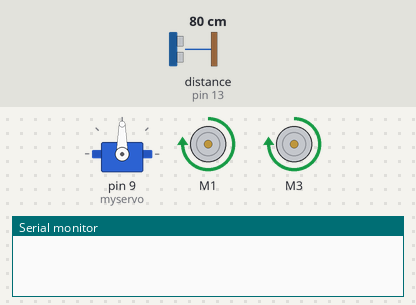
Bench run of a sketch on a simulated Arduino Uno, built with avr-gcc and run on an emulated ATmega328P. On the bench: servo, 2 × DC motor (green arrow = forward, orange = backward, longer = faster), the last lines printed to the serial monitor. Wiring (inferred from the names in the program): ultrasonic range finder: trigger pin 12; echo pin 13. Inputs (shaded band) come from the test bench; at power-on: distance to the obstacle (sensor on pin 13) 80 cm. The echo pulse lasts 58.3 µs per cm.

Above: at 4.2 s.
4.3 s: distance to the obstacle (sensor on pin 13) set to 28 cm
10.2 s: distance to the obstacle (sensor on pin 13) set to 22 cm
At 11.8 s:
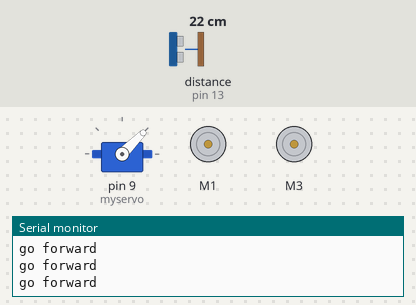
16.1 s: distance to the obstacle (sensor on pin 13) set to 35 cm
At 16.9 s:
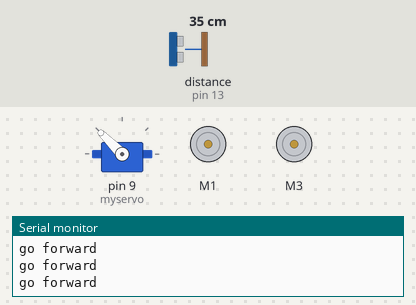
19.6 s: distance to the obstacle (sensor on pin 13) set to 2 cm
At 23.7 s:
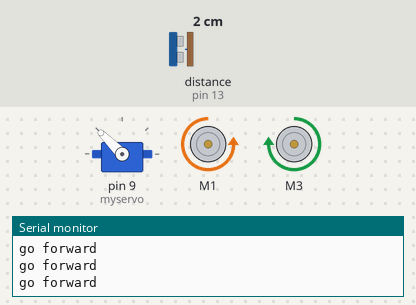
Timing chart, 0 to 26.3 s (numbered marks = the images above; inputs shaded):
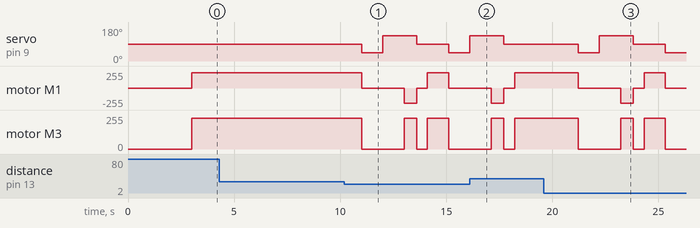

Measured:
- the behaviour switches between 26 and 25 cm on distance to the obstacle (sensor on pin 13) (found by bisection; images 0 and 1)
- after the input at 10.2 s, servo on pin 9 (myservo): 90° → 45° after 0.82 s, → 135° 1.0 s later, → 90° 1.6 s later, → 45° 1.5 s later; motor M1: forward 232/255 → stopped after 0.81 s, → backward 232/255 2.0 s later, → stopped 0.60 s later, → forward 232/255 0.50 s later, … (5 changes in this stretch)
- after the input at 16.1 s, servo on pin 9 (myservo): goes on until 17.7 s, then stays 90°; motor M1, motor M3: goes on until 18.2 s, then stays forward 232/255
- after the input at 19.6 s, servo on pin 9 (myservo): 90° → 45° after 1.6 s, → 135° 1.0 s later, → 90° 1.6 s later, → 45° 1.5 s later; motor M1: forward 232/255 → stopped after 1.6 s, → backward 232/255 2.0 s later, → stopped 0.60 s later, → forward 232/255 0.50 s later, … (5 changes in this stretch)

The sketch:

Motorcontroller.ino
```cpp
#include <AFMotor.h>
#include <Servo.h>

  AF_DCMotor motorR(1);
  AF_DCMotor motorL(3);
  Servo myservo;
  int pos = 0;    // variable to store the servo position
  int buttonInput = 0;
  int motorSpeed = 1000;

  #define trigPin 12
  #define echoPin 13


void setup() {
  // put your setup code here, to run once:
  myservo.attach(9);
  Serial.begin(9600);
  pinMode(trigPin, OUTPUT);
  pinMode(echoPin, INPUT);
  myservo.write(90);
  delay(3000);
}

void loop() {
//  moveNoSensor();


  long duration, distanceFront, distanceLeft, distanceRight, randNumber;
  digitalWrite(trigPin, LOW);
  delayMicroseconds(2);
  digitalWrite(trigPin, HIGH);
  delayMicroseconds(10);
  digitalWrite(trigPin, LOW);
  duration = pulseIn(echoPin, HIGH);
  distanceFront = (duration/2) / 29.1;
  if (distanceFront < 25) {

    myservo.write(45);
    duration = pulseIn(echoPin, HIGH);
    distanceLeft = (duration/2) / 29.1;

      if (distanceLeft > distanceFront)
      {
        turnLeft(300, motorSpeed);
        myservo.write(90);
        delay(500);
        goForward(1000, motorSpeed);
      }
      else
      {
        myservo.write(135);
        duration = pulseIn(echoPin, HIGH);
        distanceRight = (duration/2) / 29.1;
        if (distanceRight > distanceFront)
        {
          turnRight(300, motorSpeed);
          myservo.write(90);
          delay(500);
          goForward(1000, motorSpeed);
        }
        else
        {
          turnRight(600, motorSpeed);
          myservo.write(90);
          delay(500);
          goForward(1000, motorSpeed);
        }
      }
  }
  else {
    goForward(2000, motorSpeed);
    Serial.println("go forward");
  }
    myservo.write(90);
}

  void moveNoSensor(){
      delay(5000);
      goForward(2000, motorSpeed);
      delay(500);

      turnRight(500, motorSpeed);
      delay(500);

      goForward(2000, motorSpeed);
      delay(500);

      turnLeft(500, motorSpeed);
      delay(1000);

      sweepServoRight();
      delay(1000);

      sweepServoLeft();
      delay(100);
  }

  void sweepServoRight() {
      for(pos = 0; pos <= 180; pos += 1) // goes from 0 degrees to 180 degrees
      {                                  // in steps of 1 degree
          myservo.write(pos);              // tell servo to go to position in variable 'pos'
          delay(15);                       // waits 15ms for the servo to reach the position
      }
  }

  void sweepServoLeft(){
    for(pos = 180; pos>=0; pos-=1)     // goes from 180 degrees to 0 degrees
    {
        myservo.write(pos);              // tell servo to go to position in variable 'pos'
        delay(15);                       // waits 15ms for the servo to reach the position
    }
  }

  //This will have the robot move forward for 1 second.
  void goForward(int duration, int speedVal){
       motorR.run(FORWARD);
       motorL.run(FORWARD);
       motorR.setSpeed(speedVal);
       motorL.setSpeed(speedVal);
       delay(duration);

       motorR.setSpeed(0);
       motorL.setSpeed(0);
  }

  //This will have the robot move backward for 1 second.
  void goBackward(int duration, int speedVal){
       motorR.run(BACKWARD);
       motorL.run(BACKWARD);
       motorR.setSpeed(speedVal);
       motorL.setSpeed(speedVal);
       delay(duration);

       motorR.setSpeed(0);
       motorL.setSpeed(0);
  }

    //This will have the robot turn Right.
  void turnRight(int duration, int speedVal){
       motorR.run(BACKWARD);
       motorL.run(FORWARD);
       motorR.setSpeed(speedVal);
       motorL.setSpeed(speedVal);
       delay(duration);

       motorR.setSpeed(0);
       motorL.setSpeed(0);
  }

    //This will have the robot turnLeft.
  void turnLeft(int duration, int speedVal){
       motorR.run(FORWARD);
       motorL.run(BACKWARD);
       motorR.setSpeed(speedVal);
       motorL.setSpeed(speedVal);
       delay(duration);

       motorR.setSpeed(0);
       motorL.setSpeed(0);
  }
```
